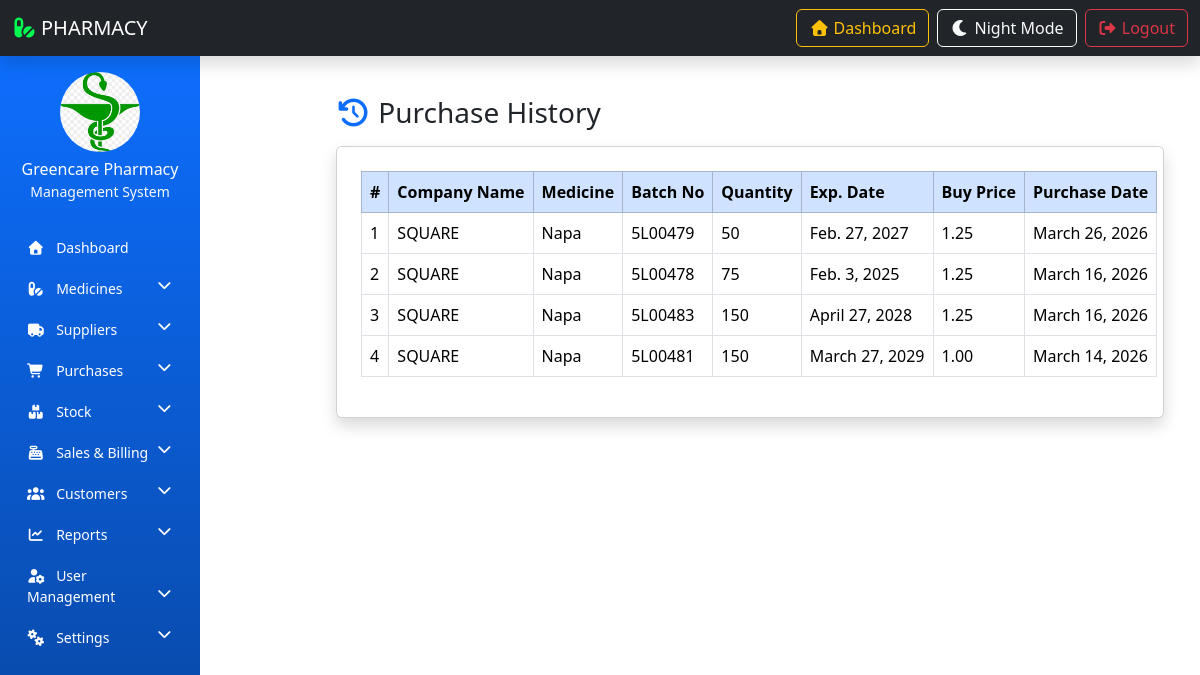
/purchase-history/, run on the app's committed database.
### resultapp/models.py (models this page shows, shortened)
class PharmacySettings(models.Model):
    pharmacy_name = models.CharField(max_length=200)
    owner_name = models.CharField(max_length=200)
    phone = models.CharField(max_length=20)
    email = models.EmailField(blank=True, null=True)  # ✅ fixed
    address = models.TextField()
    tax_percentage = models.DecimalField(max_digits=5, decimal_places=2, default=0)
    discount_percentage = models.DecimalField(max_digits=5, decimal_places=2, default=0)
    currency = models.CharField(max_length=10, default='tk')
    logo = models.ImageField(upload_to='pharmacy_logo/', blank=True, null=True)

class Purchase(models.Model):
    supplier = models.ForeignKey(Supplier, on_delete=models.CASCADE)
    medicine = models.ForeignKey(Medicine, on_delete=models.CASCADE)
    batch_no = models.CharField(max_length=100)
    manufacture_date = models.DateField(null=True, blank=True)
    expiry_date = models.DateField()
    quantity = models.IntegerField()
    buy_price = models.DecimalField(max_digits=10, decimal_places=2)
    sell_price = models.DecimalField(max_digits=10, decimal_places=2)
    purchase_date = models.DateField()
    created_at = models.DateTimeField(auto_now_add=True)

class Supplier(models.Model):
    supplier_name = models.CharField(max_length=200)
    company_name = models.CharField(max_length=200)
    phone = models.CharField(max_length=15)
    email = models.EmailField()
    address = models.TextField()
    created_date = models.DateTimeField(auto_now_add=True)

class Medicine(models.Model):
    medicine_name = models.CharField(max_length=200)
    generic_name = models.CharField(max_length=200, blank=True, null=True)
    company_name = models.CharField(max_length=200)
    created_date = models.DateTimeField(auto_now_add=True)

### resultapp/views.py (the view)
# urls.py: path('purchase-history/', purchase_history, name='purchase_history'),
def purchase_history(request):
    purchases = Purchase.objects.select_related('supplier', 'medicine').order_by('-purchase_date')
    return render(request, 'purchase_history.html', {'purchases': purchases})

### resultapp/context_processors.py (called while the page is built)
def pharmacy_info(request):
    return {
        'pharmacy_info': PharmacySettings.objects.first()
    }

### resultapp/templates/purchase_history.html
{% extends 'admin_base.html' %}
{% load static %}
{% block content %}
<div class="container mt-4">
    <h3 class="mb-3">
        <i class="fas fa-history text-primary"></i> Purchase History
    </h3>
    <div class="table-responsive card shadow p-4">
        <table class="table table-bordered table-hover text-nowrap">
            <thead class="table-primary">
                <tr>
                    <th>#</th>
                    <th>Company Name</th>
                    <th>Medicine</th>
                    <th>Batch No</th>
                    <th>Quantity</th>
                    <th>Exp. Date</th>
                    <th>Buy Price</th>
                    <th>Purchase Date</th>
                </tr>
            </thead>
            <tbody>
                {% for p in purchases %}
                    <tr>
                        <td>{{ forloop.counter }}</td>
                        <td>{{ p.supplier.company_name }}</td>
                        <td>{{ p.medicine.medicine_name }}</td>
                        <td>{{ p.batch_no }}</td>
                        <td>{{ p.quantity }}</td>
                        <td>{{ p.expiry_date }}</td>
                        <td>{{ p.buy_price }}</td>
                        <td>{{ p.purchase_date }}</td>
                    </tr>
                {% empty %}
                    <tr>
                        <td colspan="8" class="text-center">No purchases found.</td>
                    </tr>
                {% endfor %}
            </tbody>
        </table>
    </div>
</div>
{% endblock %}

### resultapp/templates/sidebar.html (shortened to what this page needs)
{% load static %}
<nav class="col-md-3 col-lg-2 d-md-block sidebar collapse pt-3">
    <div class="text-center text-white mb-4">
        {% if pharmacy_info.logo %}
        <img src="{{ pharmacy_info.logo.url }}" class="img-fluid rounded-circle mb-2"
            style="width:80px; height:80px; object-fit:cover;">
        {% else %}
        <img src="{% static 'PMS-IMAGE/logo.png' %}" class="img-fluid rounded-circle mb-2"
            style="width:80px; height:80px;">
        {% endif %}
        <h6 class="mb-0">{{ pharmacy_info.pharmacy_name|default:"GreenCare Pharmacy" }}</h6>
        <small class="text-light">Management System</small>
    </div>
    <ul class="nav flex-column">
        <li class="nav-item">
            <a href="{% url 'admin-dashboard' %}" class="nav-link">
                <i class="fas fa-home me-2"></i> Dashboard
            </a>
        </li>
        <li class="nav-item">
            <a href="#medicineMenu" data-bs-toggle="collapse" class="nav-link">
                <i class="fas fa-pills me-2"></i> Medicines
                <i class="fas fa-chevron-down float-end"></i>
            </a>
        </li>
        <li class="nav-item">
            <a href="#supplierMenu" data-bs-toggle="collapse" class="nav-link">
                <i class="fas fa-truck me-2"></i> Suppliers
                <i class="fas fa-chevron-down float-end"></i>
            </a>
        </li>
        <li class="nav-item">
            <a href="#purchaseMenu" data-bs-toggle="collapse" class="nav-link">
                <i class="fas fa-shopping-cart me-2"></i> Purchases
                <i class="fas fa-chevron-down float-end"></i>
            </a>
        </li>
        <li class="nav-item">
            <a href="#stockMenu" data-bs-toggle="collapse" class="nav-link">
                <i class="fas fa-boxes me-2"></i> Stock
                <i class="fas fa-chevron-down float-end"></i>
            </a>
        </li>
        <li class="nav-item">
            <a href="#salesMenu" data-bs-toggle="collapse" class="nav-link">
                <i class="fas fa-cash-register me-2"></i> Sales & Billing
                <i class="fas fa-chevron-down float-end"></i>
            </a>
        </li>
        <li class="nav-item">
            <a href="#customerMenu" data-bs-toggle="collapse" class="nav-link">
                <i class="fas fa-users me-2"></i> Customers
                <i class="fas fa-chevron-down float-end"></i>
            </a>
        </li>
        <li class="nav-item">
            <a href="#reportMenu" data-bs-toggle="collapse" class="nav-link">
                <i class="fas fa-chart-line me-2"></i> Reports
                <i class="fas fa-chevron-down float-end"></i>
            </a>
        </li>
        <li class="nav-item">
            <a href="#userMenu" data-bs-toggle="collapse" class="nav-link">
                <i class="fas fa-user-cog me-2"></i> User Management
                <i class="fas fa-chevron-down float-end"></i>
            </a>
        </li>
        <li class="nav-item">
            <a href="#settingsMenu" data-bs-toggle="collapse" class="nav-link">
                <i class="fas fa-cogs me-2"></i> Settings
                <i class="fas fa-chevron-down float-end"></i>
            </a>
        </li>
    </ul>
</nav>

### resultapp/templates/sidebar.html (style rules this page uses)
.sidebar { min-height: 100vh; background: linear-gradient(180deg, #0d6efd, #084298); }
.sidebar .nav-link { color: #ffffff; font-size: 14px; padding: 10px 15px; border-radius: 6px; transition: 0.3s; }

### data on the page
PharmacySettings: logo (picture), pharmacy_name "Greencare Pharmacy"
Purchase: supplier.company_name "SQUARE", medicine.medicine_name "Napa", batch_no "5L00479", quantity "50", expiry_date "Feb. 27, 2027", buy_price "1.25", purchase_date "March 26, 2026"
Purchase: supplier.company_name "SQUARE", medicine.medicine_name "Napa", batch_no "5L00478", quantity "75", expiry_date "Feb. 3, 2025", buy_price "1.25", purchase_date "March 16, 2026"
Purchase: supplier.company_name "SQUARE", medicine.medicine_name "Napa", batch_no "5L00483", quantity "150", expiry_date "April 27, 2028", buy_price "1.25", purchase_date "March 16, 2026"
Purchase: supplier.company_name "SQUARE", medicine.medicine_name "Napa", batch_no "5L00481", quantity "150", expiry_date "March 27, 2029", buy_price "1.00", purchase_date "March 14, 2026"
